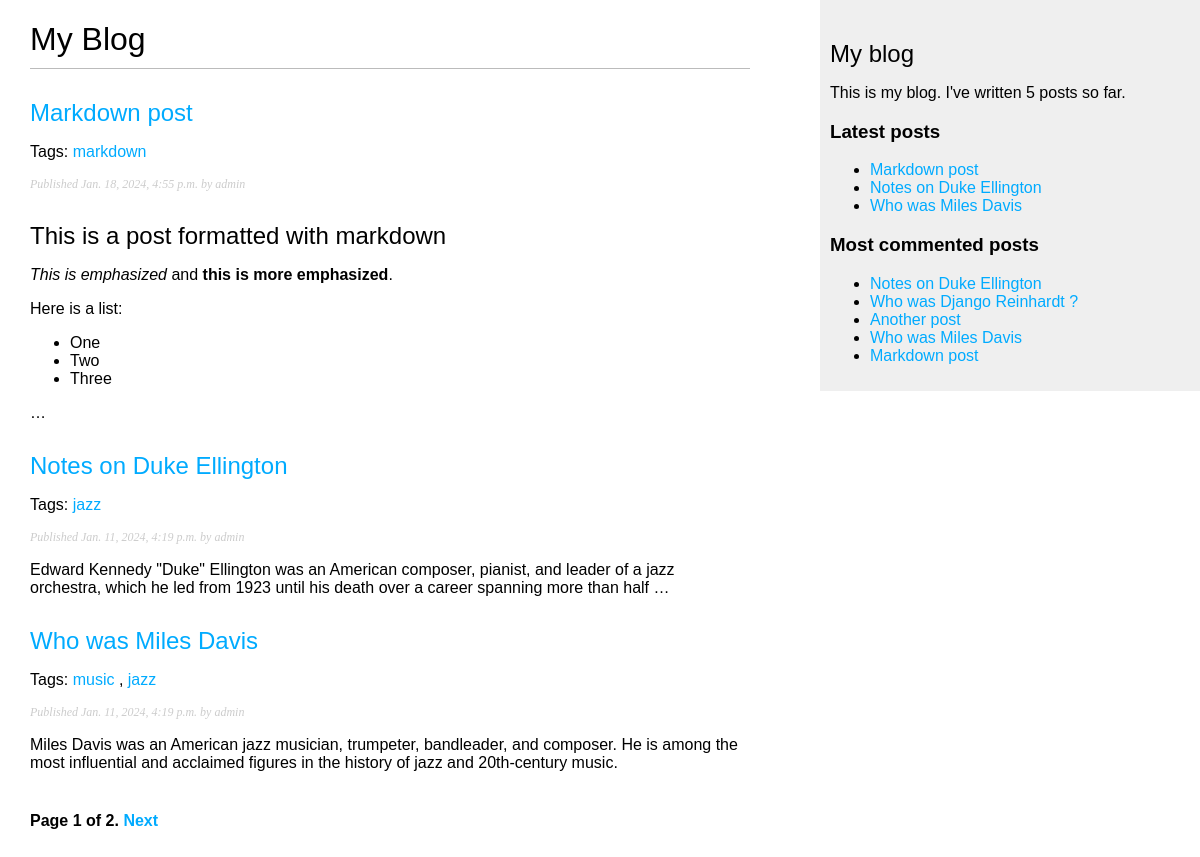
Screenshot of /blog/ with the database file from the repository.
### blog/models.py (models this page shows, shortened)
class Post(models.Model):
    class Status(models.TextChoices):
        DRAFT = "DF", "Draft"
        PUBLISHED = "PB", "Published"
    title = models.CharField(max_length=250)
    slug = models.SlugField(
        max_length=250, unique_for_date="publish"
    )  # unique_for_date doesn't check the time
    author = models.ForeignKey(
        User,
        on_delete=models.CASCADE,
        related_name="blog_posts",  # allow to use: user.blog_posts
    )
    body = models.TextField()
    publish = models.DateTimeField(default=timezone.now)
    created = models.DateTimeField(auto_now_add=True)
    updated = models.DateTimeField(auto_now=True)
    status = models.CharField(
        max_length=2,
        choices=Status,
        default=Status.DRAFT,
    )
    objects = models.Manager()
    published = PublishedManager()  # Our custom manager.
    tags = TaggableManager()
    class Meta:
        ordering = ["-publish"]
        indexes = [
            models.Index(fields=["-publish"]),
        ]
    def get_absolute_url(self):
        return reverse(
            "blog:post_detail",
            args=[self.publish.year, self.publish.month, self.publish.day, self.slug],
        )

### blog/views.py (the view)
# urls.py: path("", views.post_list, name="post_list"),
def post_list(request, tag_slug=None):
    post_list = Post.published.all()
    tag = None
    if tag_slug:
        tag = get_object_or_404(Tag, slug=tag_slug)
        post_list = post_list.filter(tags__in=[tag])
    paginator = Paginator(post_list, 3)
    page_number = request.GET.get("page", 1)
    try:
        posts = paginator.page(page_number)
    except PageNotAnInteger:
        posts = paginator.page(1)
    except EmptyPage:
        posts = paginator.page(paginator.num_pages)
    return render(request, "blog/post/list.html", {"posts": posts, "tag": tag})

### blog/models.py (called while the page is built)
    def get_queryset(self):
        return super().get_queryset().filter(status=Post.Status.PUBLISHED)

### blog/templatetags/blog_tags.py (called while the page is built)
@register.simple_tag  # (name="my_tag") to use the function with a different name inside templates
def total_posts():
    return Post.published.count()

@register.inclusion_tag("blog/post/latest_posts.html")
def show_latest_posts(count=5):
    latest_posts = Post.published.order_by("-publish")[:count]
    return {"latest_posts": latest_posts}

@register.simple_tag
def get_most_commented_posts(count=5):
    return Post.published.annotate(total_comments=Count("comments")).order_by(
        "-total_comments"
    )[:count]

@register.filter(name="markdown")  # We prevent a name clash with the markdown module
def markdown_format(text):
    return mark_safe(markdown.markdown(text))

### blog/templates/blog/post/list.html (shortened to what this page needs)
{% extends "blog/base.html" %}
{% load blog_tags %}
{% block content %}
    <h1>My Blog</h1>
    {% for post in posts %}
        <h2>
            <a href="{{ post.get_absolute_url }}">
                {{ post.title }}
            </a>
        </h2>
        <p class="tags">Tags:
            {% for tag in post.tags.all %}
            	<a href="{% url "blog:post_list_by_tag" tag.slug %}">
                    {{ tag.name }}
                </a>
                {% if not forloop.last %}, {% endif %}
            {% endfor %}
        </p>
        <p class="date">
            Published {{ post.publish }} by {{ post.author }}
        </p>
        {{ post.body|markdown|truncatewords_html:30 }}
    {% endfor %}
    {% include "pagination.html" with page=posts %}
{% endblock %}

### blog/templates/blog/base.html (shortened to what this page needs)
{% load blog_tags %}
{% load static %}
<!DOCTYPE html>
<html lang="en">
<head>
    <link href="{% static "css/blog.css" %}" rel="stylesheet">
</head>
<body>
<div id="content">
    {% block content %}
    {% endblock %}
</div>
<div id="sidebar">
    <h2>My blog</h2>
    <p>
        This is my blog.
        I've written {% total_posts %} posts so far.
    </p>
    <h3>Latest posts</h3>
    {% show_latest_posts 3 %}
    <h3>Most commented posts</h3>
    {% get_most_commented_posts as most_commented_posts %}
    <ul>
        {% for post in most_commented_posts %}
            <li>
                <a href="{{ post.get_absolute_url }}">{{ post.title }}</a>
            </li>
        {% endfor %}
    </ul>
</div>
</body>
</html>

### blog/templates/blog/post/latest_posts.html
<ul>
    {% for post in latest_posts %}
    	<li>
            <a href="{{ post.get_absolute_url }}">{{ post.title }}</a>
        </li>
    {% endfor %}
</ul>

### blog/static/css/blog.css (style rules this page uses)
body { margin: 0; padding: 0; font-family: helvetica, sans-serif; }
a { color: #00abff; text-decoration: none; }
h1 { font-weight: normal; border-bottom: 1px solid #bbb; padding: 0 0 10px 0; }
h2 { font-weight: normal; margin: 30px 0 0; }
#content { float: left; width: 60%; padding: 0 0 0 30px; }
#sidebar { float: right; width: 30%; padding: 10px; background: #efefef; height: 100%; }
p.date { color: #ccc; font-family: georgia, serif; font-size: 12px; font-style: italic; }

### rows the page displays
Post: title "Markdown post", publish "Jan. 18, 2024, 4:55 p.m.", author "admin", body "This is a post formatted with markdown This is emphasized and this is more emphasized . Here is a list: One Two Three …"
Tag: name "markdown"
Post: title "Notes on Duke Ellington", publish "Jan. 11, 2024, 4:19 p.m.", author "admin", body "Edward Kennedy \"Duke\" Ellington was an American composer, pianist, and leader of a jazz orchestra, which he led from 1923 until his death over a career spanning more than half …"
Tag: name "jazz"
Post: title "Who was Miles Davis", publish "Jan. 11, 2024, 4:19 p.m.", author "admin", body "Miles Davis was an American jazz musician, trumpeter, bandleader, and composer. He is among the most influential and acclaimed figures in the history of jazz and 20th-century music."
Tag: name "music"
Post: title "Who was Django Reinhardt ?"
Post: title "Another post"

### other values shown
{{ page.number }} "1"
{{ page.paginator.num_pages }} "2"
